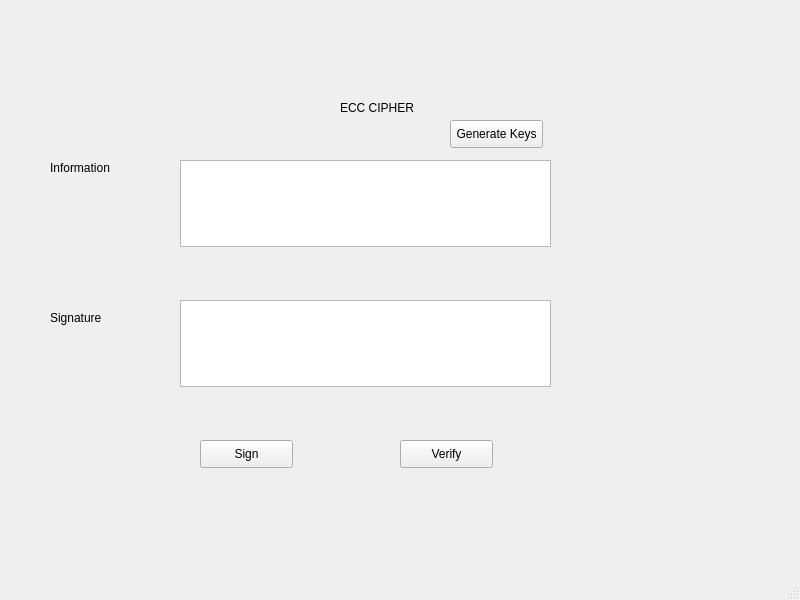
<?xml version="1.0" encoding="UTF-8"?>
<ui version="4.0">
 <class>MainWindow</class>
 <widget class="QMainWindow" name="MainWindow">
  <property name="geometry">
   <rect>
    <x>0</x>
    <y>0</y>
    <width>800</width>
    <height>600</height>
   </rect>
  </property>
  <property name="windowTitle">
   <string>MainWindow</string>
  </property>
  <widget class="QWidget" name="centralwidget">
   <widget class="QLabel" name="label">
    <property name="geometry">
     <rect>
      <x>340</x>
      <y>100</y>
      <width>131</width>
      <height>16</height>
     </rect>
    </property>
    <property name="text">
     <string>ECC CIPHER</string>
    </property>
   </widget>
   <widget class="QTextEdit" name="txt_info">
    <property name="geometry">
     <rect>
      <x>180</x>
      <y>160</y>
      <width>371</width>
      <height>87</height>
     </rect>
    </property>
   </widget>
   <widget class="QTextEdit" name="txt_sign">
    <property name="geometry">
     <rect>
      <x>180</x>
      <y>300</y>
      <width>371</width>
      <height>87</height>
     </rect>
    </property>
   </widget>
   <widget class="QLabel" name="label_2">
    <property name="geometry">
     <rect>
      <x>50</x>
      <y>160</y>
      <width>81</width>
      <height>16</height>
     </rect>
    </property>
    <property name="text">
     <string>Information</string>
    </property>
   </widget>
   <widget class="QLabel" name="label_3">
    <property name="geometry">
     <rect>
      <x>50</x>
      <y>310</y>
      <width>61</width>
      <height>16</height>
     </rect>
    </property>
    <property name="text">
     <string>Signature</string>
    </property>
   </widget>
   <widget class="QPushButton" name="btn_sign">
    <property name="geometry">
     <rect>
      <x>200</x>
      <y>440</y>
      <width>93</width>
      <height>28</height>
     </rect>
    </property>
    <property name="text">
     <string>Sign</string>
    </property>
   </widget>
   <widget class="QPushButton" name="btn_verify">
    <property name="geometry">
     <rect>
      <x>400</x>
      <y>440</y>
      <width>93</width>
      <height>28</height>
     </rect>
    </property>
    <property name="text">
     <string>Verify</string>
    </property>
   </widget>
   <widget class="QPushButton" name="btn_gen_keys">
    <property name="geometry">
     <rect>
      <x>450</x>
      <y>120</y>
      <width>93</width>
      <height>28</height>
     </rect>
    </property>
    <property name="text">
     <string>Generate Keys</string>
    </property>
   </widget>
  </widget>
  <widget class="QMenuBar" name="menubar">
   <property name="geometry">
    <rect>
     <x>0</x>
     <y>0</y>
     <width>800</width>
     <height>26</height>
    </rect>
   </property>
  </widget>
  <widget class="QStatusBar" name="statusbar"/>
 </widget>
 <resources/>
 <connections/>
</ui>
